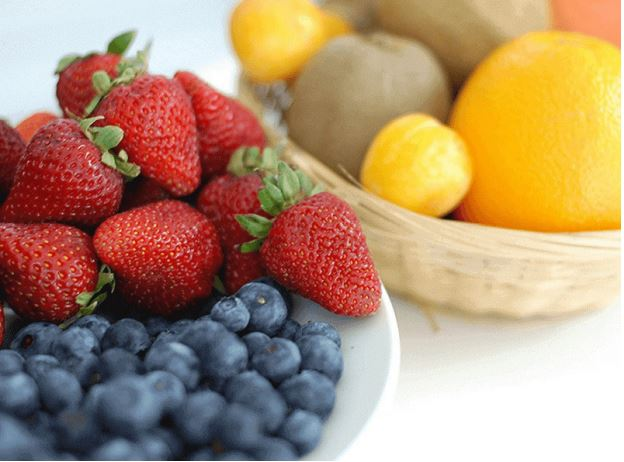
#> input picture imagem/frutas.JPG, 624 x 462 px, found by its file name
$ python histograma3.py
#> lines starting #> are read from the running program, lines starting #| are printed output that depends on the picture
# Histograma de imagem colorida, para a ikmagem colorida será feito um histograma para cada canal, uma vez que os canais separados estarm em tons de cinza

import cv2
import numpy as np
from matplotlib import pyplot as grafico

imagem = cv2.imread('./imagem/frutas.jpg')
#> imagem is the input picture: shape (462, 624, 3); mean B, G, R 115.1, 144.7, 176.9

azul, verde, vermelho = cv2.split(imagem)
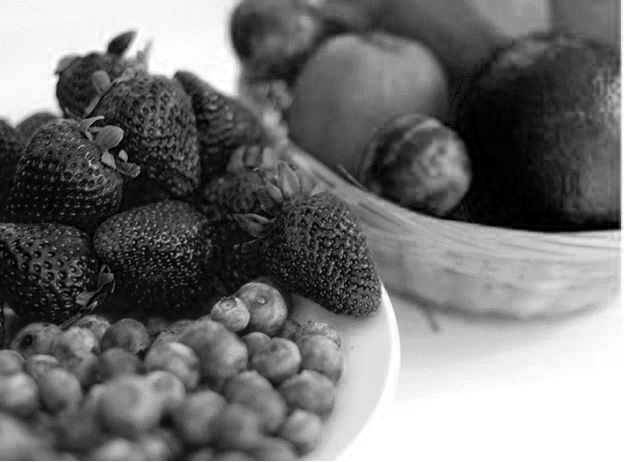
#> azul: shape (462, 624); min 0, max 255, mean 115.1
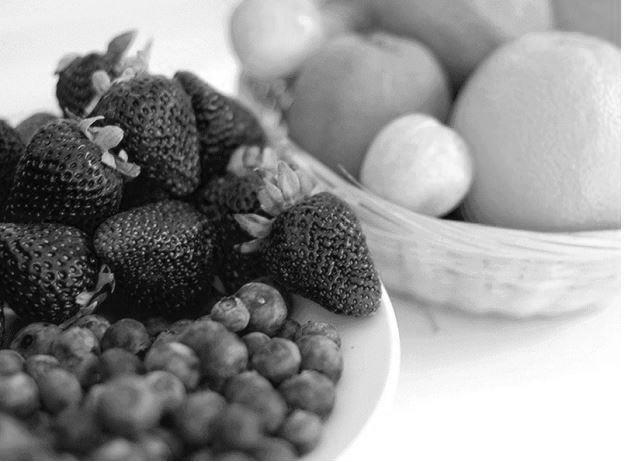
#> verde: shape (462, 624); min 0, max 255, mean 144.7
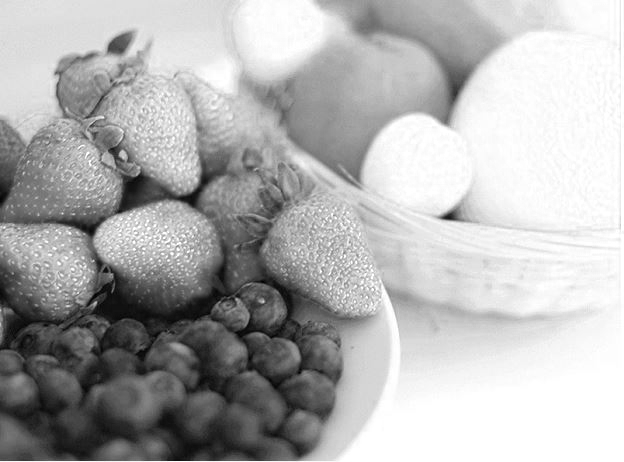
#> vermelho: shape (462, 624); min 0, max 255, mean 176.9

grafico.hist(azul.ravel(), 256, [0,256])

grafico.figure()
grafico.hist(verde.ravel(), 256, [0, 256])

grafico.figure()
grafico.hist(vermelho.ravel(), 256, [0, 256])

grafico.show()
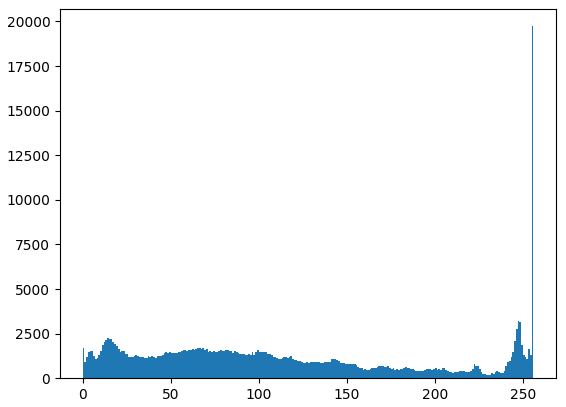
#> figure drawn by matplotlib, 1 panel; tallest bar 19732 high, from x = 255 to 256
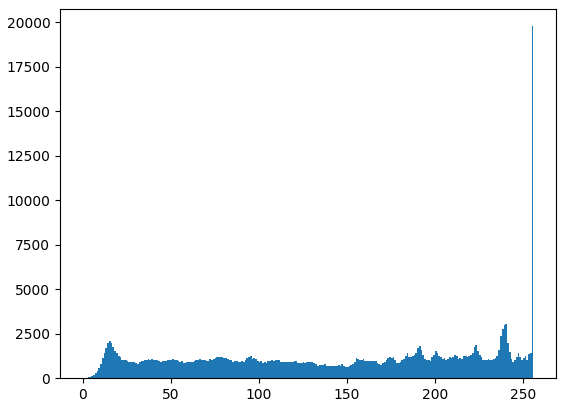
#> figure drawn by matplotlib, 1 panel; tallest bar 19779 high, from x = 255 to 256
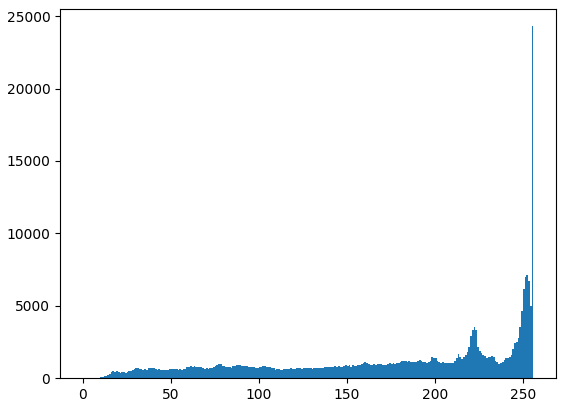
#> figure drawn by matplotlib, 1 panel; tallest bar 24302 high, from x = 255 to 256

# o metodo figure permite cria uma nova figura que apresentada os histogramas em uma unica imagem
